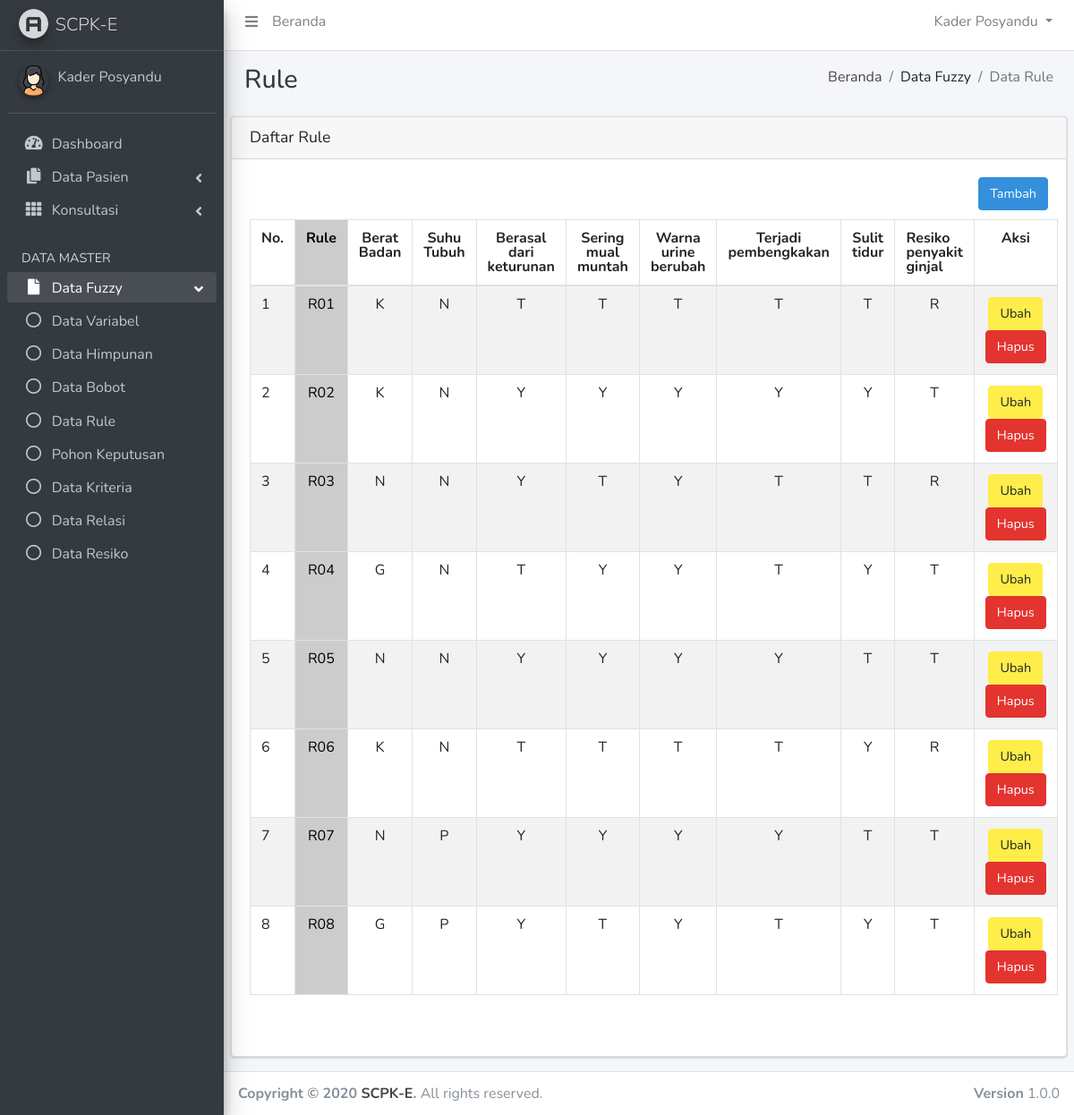
Screenshot of /scpk-e/?page=rule (signed in) with the database file from the repository.
### tables this page shows
CREATE TABLE `variabel` (
  `id_variabel` int(2) NOT NULL,
  `variabel` varchar(30) NOT NULL,
  `sifat` varchar(30) NOT NULL,
  `jenis` int(1) NOT NULL COMMENT '1. Kriteria, 2. Keputusan'
);

CREATE TABLE `rule` (
  `id_rule` int(11) NOT NULL,
  `kode` varchar(5) NOT NULL,
  `rule` varchar(100) DEFAULT NULL COMMENT 'Misal : k,1,1;k,2,10 s/d ;p,6,30'
);

CREATE TABLE `himpunan` (
  `id_variabel_himpunan` int(2) NOT NULL,
  `id_variabel` int(2) NOT NULL,
  `kode` varchar(3) NOT NULL,
  `himpunan` varchar(30) NOT NULL,
  `range` varchar(30) NOT NULL,
  `kurva` varchar(20) NOT NULL COMMENT 'diisi jenis kurva'
);

### scpk-e/config/koneksi.php (called while the page is built, shortened)
<?php
function querydb($query)
{
	$result=mysql_query($query) or die ("gagal melakukan Query=$query");
	return $result;
}
?>

### scpk-e/list_rule.php (the view, shortened to what this page needs)
<div class="content-header">
	<div class="container-fluid">
		<div class="row mb-2">
			<div class="col-sm-6">
				<h1 class="m-0 text-dark" style="margin-bottom: 1px;">Rule</h1>
			</div>
			<div class="col-sm-6">
				<ol class="breadcrumb float-sm-right">
					<li class="breadcrumb-item"><a href="?page=home">Beranda</a></li>
					<li class="breadcrumb-item">Data Fuzzy</li>
					<li class="breadcrumb-item active">Data Rule</li>
				</ol>
			</div>
		</div>
	</div>
</div>
<section class="content">
	<div class="row">
		<div class="col-12">
			<div class="card">
				<div class="card-header">
					<h2 class="card-title" style="margin-bottom: 1px;">Daftar Rule</h2>
				</div>
				<div class="card-body">
					<div style="float: right;">
						<a href="?page=rule-input&stat=tambah" class="btn btn-primary"><i class="icon ion-android-add-circle"></i> Tambah</a>
					</div>
					<br />
          			<div style="clear:both; height:10px;"></div>
					<div class="form-style-2">
						<table class="table table-striped table-bordered" width="100%" border="0" cellspacing="0" cellpadding="4">
							<thead>
								<tr>
									<td width="3%"><b>No.</b></td>
									<td width="5%" style="background-color:#CCC; color:#000; text-align:center;"><b>Rule</b></td>
										<?php
											$q_var=querydb("SELECT id_variabel, variabel FROM variabel WHERE jenis=1 ORDER BY id_variabel ASC");
											$jml_var=mysql_num_rows($q_var);
											while($d_var=mysql_fetch_assoc($q_var)) {
										?>
									<td style="text-align:center;"><b><?php echo $d_var['variabel']; ?></b></td>
										<?php
											}
											$q_var=querydb("SELECT id_variabel, variabel FROM variabel WHERE jenis=2 ORDER BY id_variabel DESC LIMIT 0, 1");
											while($d_var=mysql_fetch_assoc($q_var)) {
										?>
									<td><b><?php echo $d_var['variabel']; ?></b></td>
									<?php } ?>
									<td width="19%" style="text-align:center"><b>Aksi</b></td>
								</tr>
							</thead>
							<tbody>
									<?php
										$pg = (int)(!isset($_GET["pg"]) ? 1 : @$_GET["pg"]);
										$limit = 10;
										$startpoint = ($pg * $limit) - $limit;
										$no=$startpoint;
										$hquery=querydb("SELECT id_rule, rule, kode
														FROM rule
														ORDER BY kode ASC LIMIT {$startpoint}, {$limit}");
										while($data=mysql_fetch_assoc($hquery)){
											$no++;
									?>
								<tr>
									<td><?php echo $no; ?></td>
									<td style="background-color:#CCC; color:#000; text-align:center;"><?php echo $data['kode']; ?></td>
										<?php
											$q_var=querydb("SELECT id_variabel, variabel FROM variabel WHERE jenis=1 ORDER BY id_variabel ASC");
											while($d_var=mysql_fetch_assoc($q_var)) {
												$rule=array(); $him_arr=array(); $cocok=array(); $him=0;
												$rule=explode(";", $data['rule']);
												$cari="k,$d_var[id_variabel]";
												foreach ($rule as $key=>$value){
													if (strpos($value, $cari) === 0){
														$cocok[] = $value;
													} else if (strcmp($cari, $value) < 0){
														break;
													}
												}
												$him_arr=explode(",", $cocok[0]);
												$him=(int)$him_arr[2];
												$q_him=querydb("SELECT id_variabel_himpunan, kode, himpunan FROM himpunan WHERE id_variabel_himpunan=$him");
												$d_him=mysql_fetch_assoc($q_him);
										?>
									<td style="text-align:center;"><?php echo $d_him['kode']; ?></td>
										<?php } ?>
										<?php
											$q_var=querydb("SELECT id_variabel, variabel FROM variabel WHERE jenis=2 ORDER BY id_variabel DESC LIMIT 0, 1");
											$d_var=mysql_fetch_assoc($q_var);
											$rule=array(); $him_arr=array(); $cocok=array(); $him=0;
											$rule=explode(";", $data['rule']);
											$cari="p,$d_var[id_variabel]";
											foreach ($rule as $key=>$value){
												if (strpos($value, $cari) === 0){
													$cocok[] = $value;
												} else if (strcmp($cari, $value) < 0){
													break;
												}
											}
											$him_arr=explode(",", $cocok[0]);
											$him=(int)$him_arr[2];
											$q_him=querydb("SELECT id_variabel_himpunan, kode, himpunan FROM himpunan WHERE id_variabel_himpunan=$him");
											$d_him=mysql_fetch_assoc($q_him);
										?>
									<td style="text-align:center;"><?php echo $d_him['kode']; ?></td>
									<td width="6%" style="text-align:center;">
										<a href="?page=rule-input&stat=ubah&id=<?php echo $data['id_rule']; ?>" class="btn btn-warning"><i class="icon ion-android-create"></i> Ubah</a>
										<a style="color:white" class="btn btn-danger" onclick="konfirmasi<?php echo $data['id_rule']; ?>()"><i class="icon ion-trash-a"></i> Hapus</a>
									</td>
								</tr>
								<?php } if(@$_GET['con']!="") { ?>
								<tr>
									<td colspan="<?php echo $jml_var+4; ?>" style="color:#360; font-weight:600; font-size:14px;">
										<?php
											if(@$_GET['con']==1) { echo "Data berhasil ditambahkan."; }
											elseif(@$_GET['con']==2) { echo "Data berhasil diubah."; }
											elseif(@$_GET['con']==3) { echo "Data berhasil dihapus."; }
										?>
								</tr>
								<?php } ?>
							</tbody>
						</table>
						<br />
						<br />
					</div>
				</div>
			</div>
		</div>
	</div>
</section>

### rows the page displays
variabel: variabel "Berat Badan", himpunan.kode "K", himpunan.kode "N", himpunan.kode "G"
variabel: variabel "Suhu Tubuh", himpunan.kode "N", himpunan.kode "P"
variabel: variabel "Berasal dari keturunan", himpunan.kode "T", himpunan.kode "Y"
variabel: variabel "Sering mual muntah", himpunan.kode "T", himpunan.kode "Y"
variabel: variabel "Warna urine berubah", himpunan.kode "T", himpunan.kode "Y"
variabel: variabel "Terjadi pembengkakan", himpunan.kode "T", himpunan.kode "Y"
variabel: variabel "Sulit tidur", himpunan.kode "T", himpunan.kode "Y"
variabel: variabel "Resiko penyakit ginjal"
rule: kode "R01", himpunan.kode "R"
rule: kode "R02", himpunan.kode "T"
rule: kode "R03", himpunan.kode "R"
rule: kode "R04", himpunan.kode "T"
rule: kode "R05", himpunan.kode "T"
rule: kode "R06", himpunan.kode "R"
rule: kode "R07", himpunan.kode "T"
rule: kode "R08", himpunan.kode "T"
